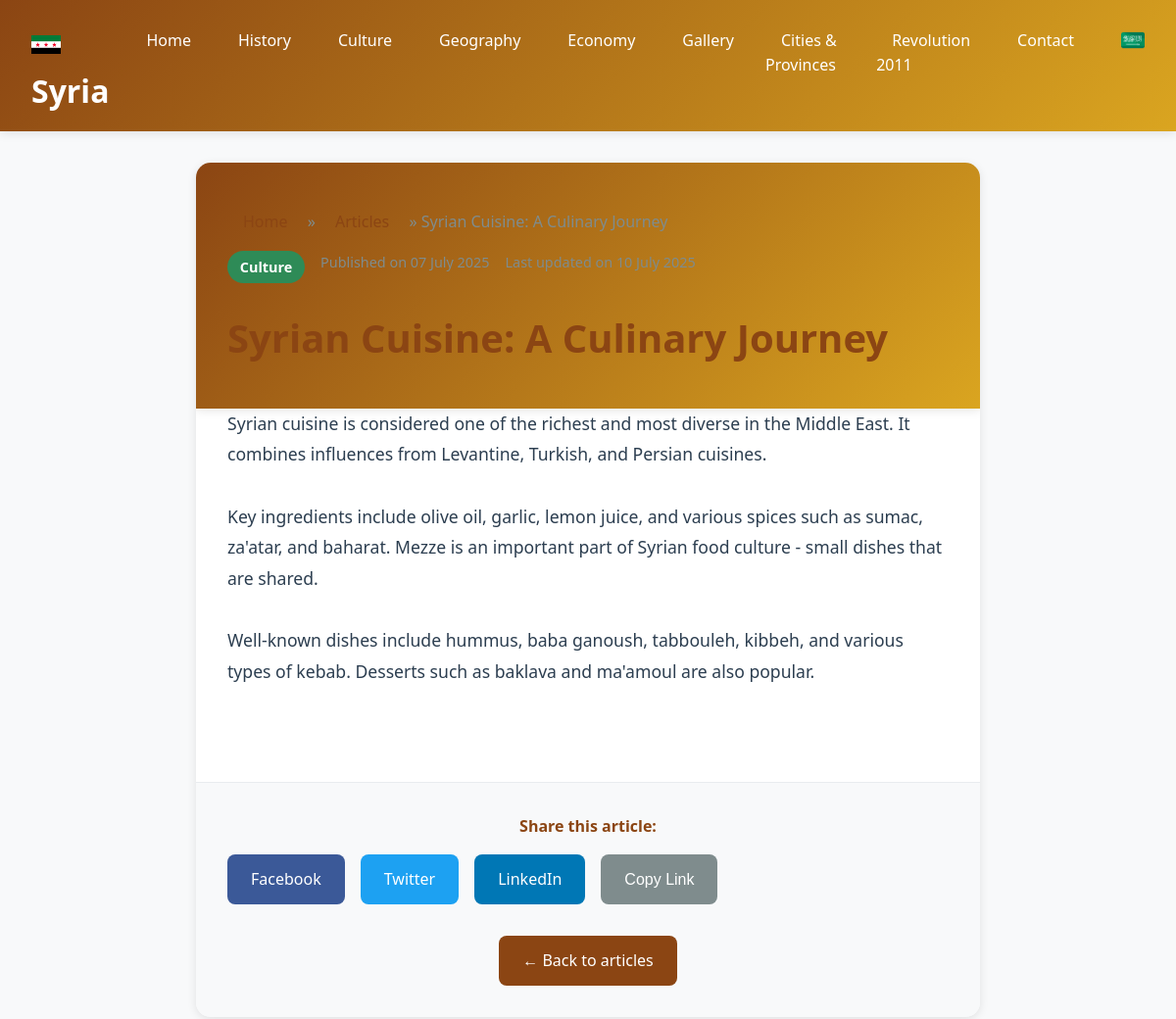
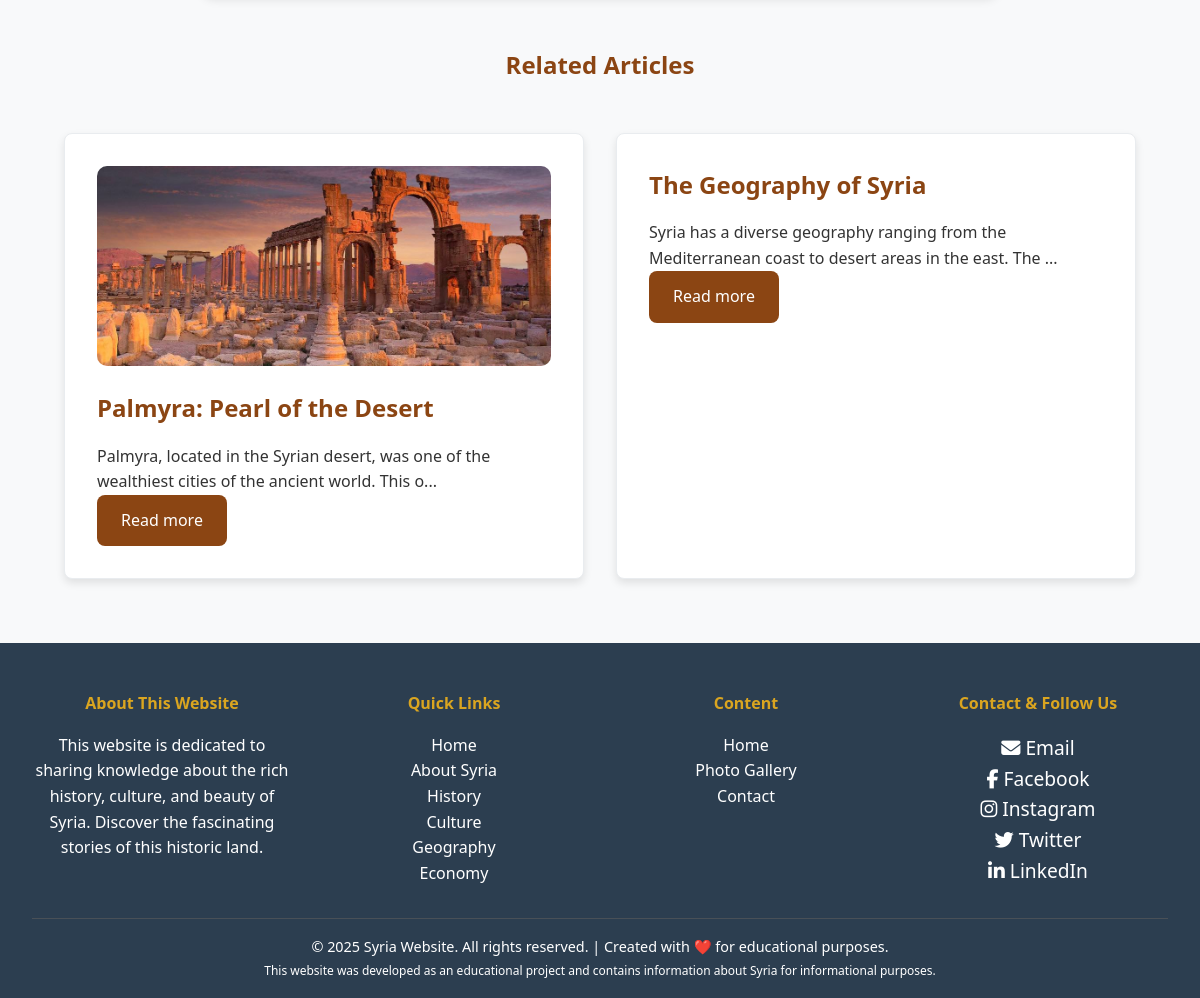
Screenshot of /syrie_website/article.php?id=3 with the database file from the repository (2 pictures, top to bottom).
### tables this page shows
CREATE TABLE `articles` (
  `article_id` int(11) NOT NULL AUTO_INCREMENT,
  `category_id` int(11) NOT NULL,
  `title` varchar(255) NOT NULL,
  `content` longtext NOT NULL,
  `image_url` varchar(255) DEFAULT NULL,
  `created_at` datetime DEFAULT current_timestamp(),
  `updated_at` datetime DEFAULT current_timestamp() ON UPDATE current_timestamp(),
  PRIMARY KEY (`article_id`),
  KEY `category_id` (`category_id`),
  CONSTRAINT `articles_ibfk_1` FOREIGN KEY (`category_id`) REFERENCES `categories` (`category_id`) ON DELETE CASCADE
);

CREATE TABLE `categories` (
  `category_id` int(11) NOT NULL AUTO_INCREMENT,
  `category_name` varchar(255) NOT NULL,
  `description` text DEFAULT NULL,
  PRIMARY KEY (`category_id`),
  UNIQUE KEY `category_name` (`category_name`)
);

### syrie_website/includes/functions.php (called while the page is built, shortened)
<?php
require_once 'config.php';
function getRecentArticles($limit = 5) {
    global $pdo;
    try {
        $stmt = $pdo->prepare("
            SELECT a.*, c.category_name
            FROM articles a
            LEFT JOIN categories c ON a.category_id = c.category_id
            ORDER BY a.created_at DESC
            LIMIT :limit
        ");
        $stmt->bindValue(':limit', $limit, PDO::PARAM_INT);
        $stmt->execute();
        return $stmt->fetchAll();
    } catch(PDOException $e) {
        error_log("Error fetching recent articles: " . $e->getMessage());
        return [];
    }
}
function getArticleById($id) {
    global $pdo;
    try {
        $stmt = $pdo->prepare("
            SELECT a.*, c.category_name
            FROM articles a
            LEFT JOIN categories c ON a.category_id = c.category_id
            WHERE a.article_id = :id
        ");
        $stmt->bindValue(':id', $id, PDO::PARAM_INT);
        $stmt->execute();
        return $stmt->fetch();
    } catch(PDOException $e) {
        error_log("Error fetching article: " . $e->getMessage());
        return false;
    }
}
?>

### syrie_website/article.php (the view, shortened to what this page needs)
<?php
require_once 'includes/config.php';
require_once 'includes/functions.php';
$article_id = isset($_GET['id']) ? intval($_GET['id']) : 0;
$article = getArticleById($article_id);
$related_articles = getRecentArticles(3);
?>
<!DOCTYPE html>
<html lang="en">
<head>
    <link rel="stylesheet" href="css/style.css">
</head>
<body>
    <?php include 'includes/header.php'; ?>
    <main>
        <article class="article-content">
            <header class="article-header">
                <div class="article-meta">
                    <nav class="breadcrumb">
                        <a href="index.php">Home</a> &raquo;
                        <a href="articles.php">Articles</a> &raquo;
                        <span><?php echo htmlspecialchars($article['title']); ?></span>
                    </nav>
                    <div class="article-info">
                        <span class="category"><?php echo htmlspecialchars($article['category_name']); ?></span>
                        <span class="date">Published on <?php echo date('d F Y', strtotime($article['created_at'])); ?></span>
                        <?php if ($article['updated_at'] != $article['created_at']): ?>
                        <span class="updated">Last updated on <?php echo date('d F Y', strtotime($article['updated_at'])); ?></span>
                        <?php endif; ?>
                    </div>
                </div>
                <h1><?php echo htmlspecialchars($article['title']); ?></h1>
            </header>
            <div class="article-body">
                <?php echo nl2br(htmlspecialchars($article['content'])); ?>
            </div>
            <footer class="article-footer">
                <div class="share-buttons">
                    <h4>Share this article:</h4>
                    <div class="social-share">
                        <a href="https://www.facebook.com/sharer/sharer.php?u=<?php echo urlencode(SITE_URL . '/article.php?id=' . $article_id); ?>" target="_blank" class="btn btn-facebook">Facebook</a>
                        <a href="https://twitter.com/intent/tweet?url=<?php echo urlencode(SITE_URL . '/article.php?id=' . $article_id); ?>&text=<?php echo urlencode($article['title']); ?>" target="_blank" class="btn btn-twitter">Twitter</a>
                        <a href="https://www.linkedin.com/sharing/share-offsite/?url=<?php echo urlencode(SITE_URL . '/article.php?id=' . $article_id); ?>" target="_blank" class="btn btn-linkedin">LinkedIn</a>
                        <button onclick="copyToClipboard()" class="btn btn-copy">Copy Link</button>
                    </div>
                </div>
                <div class="article-navigation">
                    <a href="articles.php" class="btn">← Back to articles</a>
                </div>
            </footer>
        </article>
        <?php if (!empty($related_articles)): ?>
        <section class="related-articles">
            <h2>Related Articles</h2>
            <div class="grid grid-3">
                <?php foreach ($related_articles as $related): ?>
                    <?php if ($related['article_id'] != $article_id): ?>
                    <article class="card">
                        <?php if ($related['image_url']): ?>
                        <img src="<?php echo htmlspecialchars($related['image_url']); ?>" alt="<?php echo htmlspecialchars($related['title']); ?>" loading="lazy">
                        <?php endif; ?>
                        <h3><?php echo htmlspecialchars($related['title']); ?></h3>
                        <p><?php echo htmlspecialchars(substr(strip_tags($related['content']), 0, 100)) . '...'; ?></p>
                        <a href="article.php?id=<?php echo $related['article_id']; ?>" class="btn">Read more</a>
                    </article>
                    <?php endif; ?>
                <?php endforeach; ?>
            </div>
        </section>
        <?php endif; ?>
    </main>
    <?php include 'includes/footer.php'; ?>
</body>
</html>

### syrie_website/css/style.css (style rules this page uses)
* { margin: 0; padding: 0; box-sizing: border-box; }
body { font-family: 'Segoe UI', Tahoma, Geneva, Verdana, sans-serif; line-height: 1.6; color: #333; background-color: #f8f9fa; }
:root { --primary-color: #8B4513; --secondary-color: #DAA520; --accent-color: #2E8B57; --text-dark: #2c3e50; --text-light: #7f8c8d; --white: #ffffff; --light-gray: #f8f9fa; --border-color: #e9ecef; --shadow: 0 2px 10px rgba(0,0,0,0.1); }
header { background: linear-gradient(135deg, var(--primary-color), var(--secondary-color)); color: var(--white); padding: 1rem 0; box-shadow: var(--shadow); position: sticky; top: 0; z-index: 1000; }
nav a { color: var(--white); text-decoration: none; font-weight: 500; padding: 0.5rem 1rem; border-radius: 5px; transition: all 0.3s ease; position: relative; }
nav a::after { content: ''; position: absolute; bottom: -5px; left: 50%; width: 0; height: 2px; background-color: var(--white); transition: all 0.3s ease; transform: translateX(-50%); }
main { max-width: 1200px; margin: 2rem auto; padding: 0 2rem; }
.grid { display: grid; gap: 2rem; margin: 3rem 0; }
.grid-3 { grid-template-columns: repeat(auto-fit, minmax(250px, 1fr)); }
.card { background: var(--white); border-radius: 15px; padding: 2rem; box-shadow: var(--shadow); transition: all 0.3s ease; border: 1px solid var(--border-color); }
.card h3 { color: var(--primary-color); margin-bottom: 1rem; font-size: 1.5rem; }
.card img { width: 100%; height: 200px; object-fit: cover; border-radius: 10px; margin-bottom: 1rem; }
.btn { display: inline-block; padding: 0.8rem 1.5rem; background-color: var(--primary-color); color: var(--white); text-decoration: none; border-radius: 8px; transition: all 0.3s ease; border: none; cursor: pointer; font-size: 1rem; }
footer { background-color: var(--text-dark); color: var(--white); text-align: center; padding: 3rem 2rem 1rem; margin-top: 4rem; }
.card { background: #fff; border-radius: 8px; box-shadow: 0 4px 8px rgba(0, 0, 0, 0.1); overflow: hidden; transition: transform 0.2s; }
.card img { width: 100%; height: 200px; object-fit: cover; }

### syrie_website/article.php (style rules this page uses)
.article-content { max-width: 800px; margin: 2rem auto; background: white; border-radius: 15px; overflow: hidden; box-shadow: var(--shadow); }
.article-meta { padding: 2rem 2rem 1rem; }
.breadcrumb { margin-bottom: 1rem; color: var(--text-light); }
.breadcrumb a { color: var(--primary-color); text-decoration: none; }
.article-info { display: flex; gap: 1rem; flex-wrap: wrap; margin-bottom: 1rem; }
.category { background: var(--accent-color); color: white; padding: 0.3rem 0.8rem; border-radius: 20px; font-size: 0.9rem; font-weight: bold; }
.date, .updated { color: var(--text-light); font-size: 0.9rem; }
.article-content h1 { padding: 0 2rem; margin-bottom: 2rem; color: var(--primary-color); font-size: 2.5rem; line-height: 1.2; }
.article-body { padding: 0 2rem 2rem; font-size: 1.1rem; line-height: 1.8; color: var(--text-dark); }
.article-footer { padding: 2rem; border-top: 1px solid var(--border-color); background: var(--light-gray); }
.share-buttons h4 { margin-bottom: 1rem; color: var(--primary-color); }
.social-share { display: flex; gap: 1rem; flex-wrap: wrap; margin-bottom: 2rem; }
.btn-facebook { background: #3b5998; }
.btn-twitter { background: #1da1f2; }
.btn-linkedin { background: #0077b5; }
.btn-copy { background: var(--text-light); }
.related-articles { margin: 3rem auto; max-width: 1200px; padding: 0 2rem; }
.related-articles h2 { text-align: center; margin-bottom: 2rem; color: var(--primary-color); }

### rows the page displays
articles: title "Syrian Cuisine: A Culinary Journey", created_at "07 July 2025", content "Syrian cuisine is considered one of the richest and most diverse in the Middle East. It combines influences from Levantine, Turkish, and Persian cuisines. Key ingredients include olive oil, garlic, lemon juice, and various spices such as sumac, za'atar, and baharat. Mezze is an important part of Syrian food culture - small dishes that are shared. Well-known dishes include hummus, baba ganoush, tabbouleh, kibbeh, and various types of kebab. Desserts such as baklava and ma'amoul are also popular."
categories: category_name "Culture"
articles: image_url (picture), title "Palmyra: Pearl of the Desert", content "Palmyra, located in the Syrian desert, was one of the wealthiest cities of the ancient world. This o"
articles: title "The Geography of Syria", content "Syria has a diverse geography ranging from the Mediterranean coast to desert areas in the east. The"
